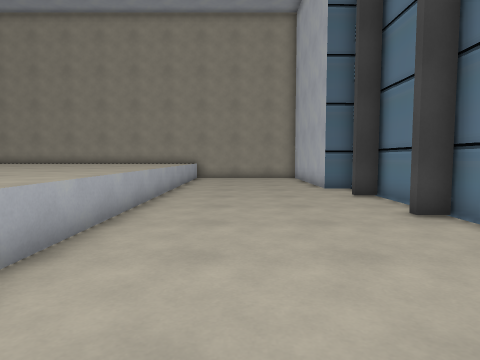
[1] (above)

13 first-person views from a walk through a level from a Godot 3-D game. The camera is 1.2 m above the floor, tilts 4° down and sees 75° across. The floor is counted in squares, 1 m on a side. Each view is taken from the middle of a square. On the plan, view 1 faces up. The plan holds only what a view shows up to about 13 squares ahead; the rest is blank. The place goes on beyond the plan.

[2]
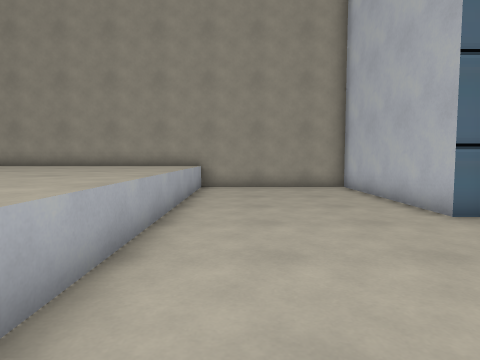

[3]
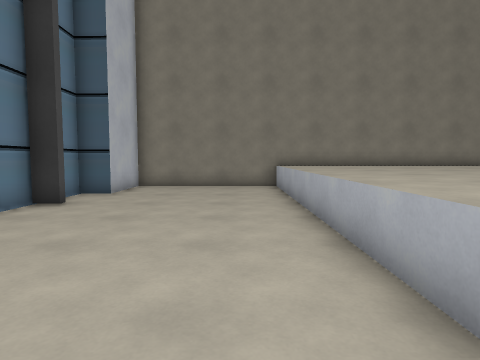

[4]
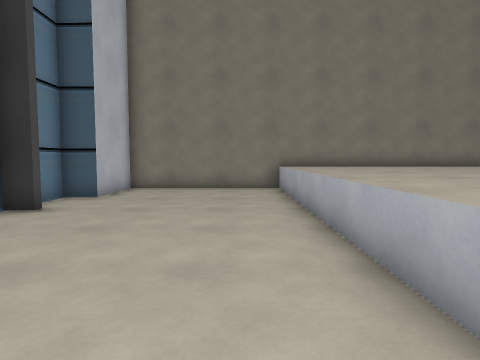

[5]
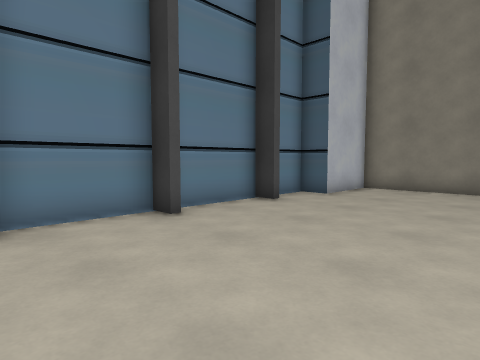

[6]
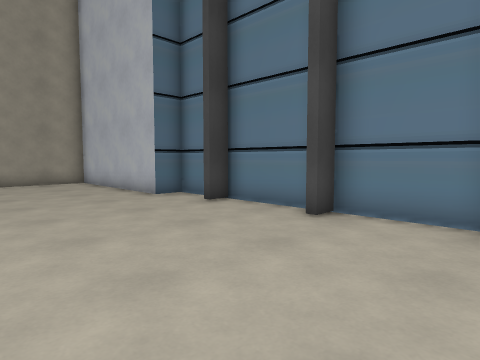

[7]
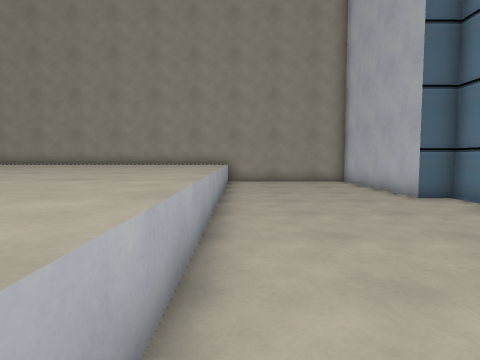

[8]
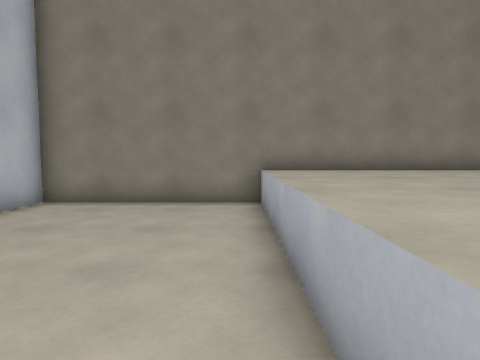

[9]
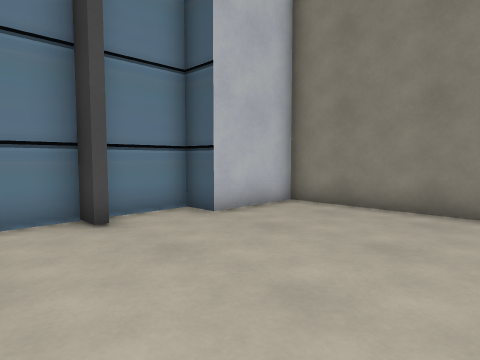

[10]
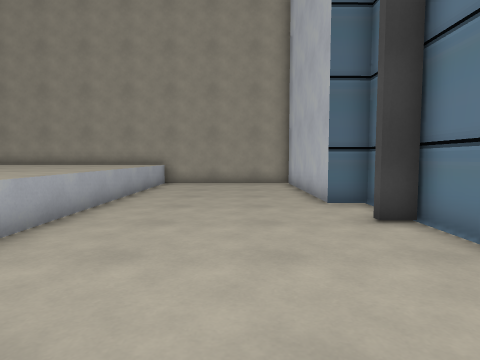

[11]
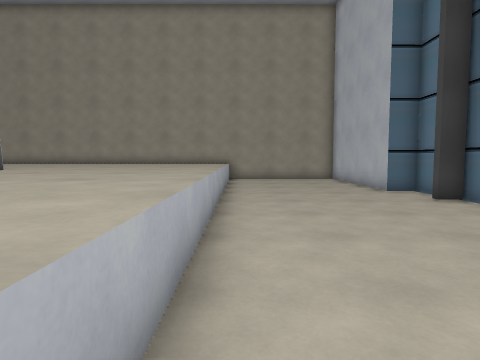

[12]
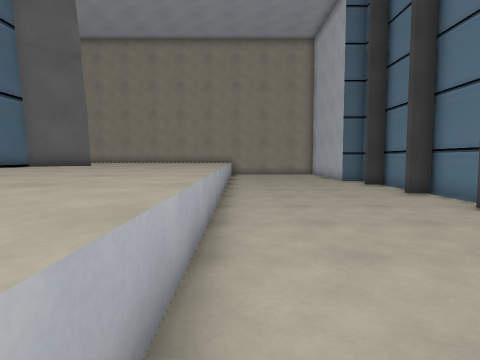

[13]
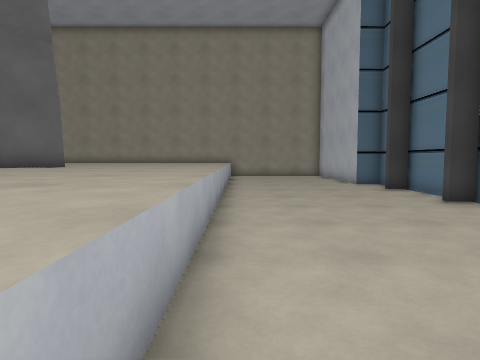

### Floor plan
Key: @ floor where view 1 was taken; # wall or solid block; . floor; ^ raised ledge.
Columns run from 5 left of view 1 to 5 right of it. Each row starts with its distance up from view 1.
 19 ^^^#######
 18 ^^^......#
 17 ^^^......#
 16 ^^^......#
 15 ^^^......#
 14 ^^^......#
 13 ^^^......##
 12 ^^^.......#
 11 ^^^.......#
 10 ^^^......##
  9 ^^^.......#
  8 ^^^.......#
  7 ^^^......##
  6 ^^^.......#
  5 ^^^.......#
  4 ^^^.......#
  3 ^^^......##
  2 ^^^.......#
  1 ^^^.......#
  0 ^^^..@...##
 -1 ^^^.......#
 -2 ^^^.......#
 -3 ^^^......##
 -4 ^^^......#
 -5 ^^^......#
 -6 ^^^#######

Where each view was taken, in squares from view 1:
view 1: 0 up, 0 right, facing up
view 2: 6 up, 1 left, facing up
view 3: 8 up, 1 left, facing down
view 4: 7 up, 1 left, facing down
view 5: 7 up, 2 left, facing down-right
view 6: 3 up, 2 left, facing up-right
view 7: 3 up, 2 left, facing up
view 8: 3 up, 2 left, facing down
view 9: 2 up, 2 left, facing down-right
view 10: 4 up, 1 right, facing up
view 11: 1 up, 2 left, facing up
view 12: 4 down, 2 left, facing up
view 13: 2 down, 2 left, facing up
